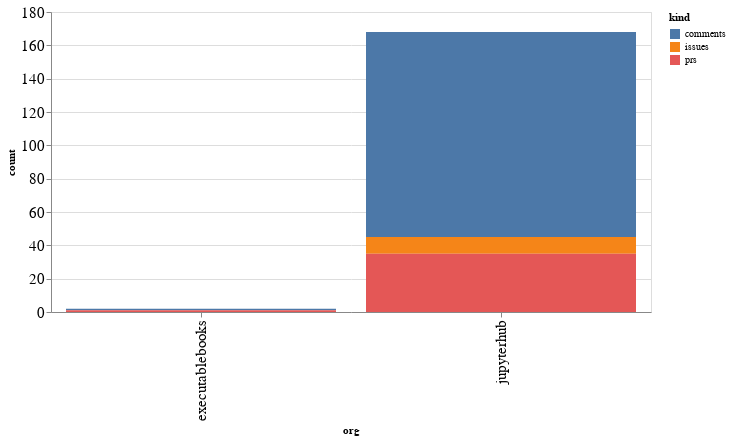

Notebook code for this chart:
### Code cell
alt.Chart(org_summaries, width=600).mark_bar().encode(
    x='org',
    y='count',
    color='kind',
    tooltip="org"
)

### Figure 1 — Vega-Lite specification as saved in the notebook (floating-point values rounded to 4 significant figures)
{"config": {"axisLeft": {"labelFontSize": 15}, "axisBottom": {"labelFontSize": 15}}, "data": {"name": "data-9d1b9ea17f76b3fbb87d71f821ec32b0"}, "mark": "bar", "encoding": {"color": {"type": "nominal", "field": "kind"}, "tooltip": {"type": "nominal", "field": "org"}, "x": {"type": "nominal", "field": "org"}, "y": {"type": "quantitative", "field": "count"}}, "width": 600, "$schema": "https://vega.github.io/schema/vega-lite/v4.8.1.json", "datasets": {"data-9d1b9ea17f76b3fbb87d71f821ec32b0": [{"org": "executablebooks", "kind": "comments", "count": 1}, {"org": "executablebooks", "kind": "prs", "count": 1}, {"org": "jupyterhub", "kind": "comments", "count": 123}, {"org": "jupyterhub", "kind": "issues", "count": 10}, {"org": "jupyterhub", "kind": "prs", "count": 35}]}}
